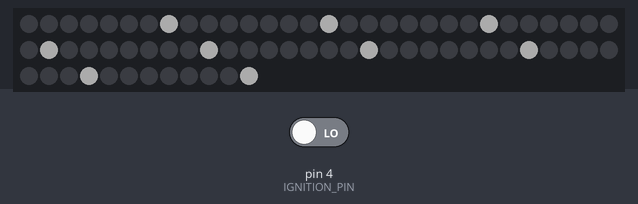
Bench run of a sketch on a simulated Arduino Uno, built with avr-gcc and run on an emulated ATmega328P. On the bench: 72 RGB LEDs in strip order, left to right, continuing on the next row. The test bench sets the inputs (shaded band); at power-on: pin 4 (IGNITION_PIN) LOW. Dim RGB values are drawn brighter than linear.

Above: at 1.7 s.

The sketch:

tachometer.ino
```cpp
#include <microLED.h>
#include "rpmcounter.h"
#include "trigger.h"

const int LOW_BORDER = 3500;
const int SWITCH_BORDER = 6500;
const int HIGH_BORDER = 7500;

const int NUMLEDS = 72;
const int STRIP_PIN = 7;
const int MAX_RECENT=16;
const byte IGNITION_PIN = 4;

const int L = 160;
const int H = 255;

mData mLightBlue   = mRGB(L, L, H);
mData mLightGreen  = mRGB(L, H, L);
mData mLightYellow = mRGB(H, H, L);
mData mLightRed    = mRGB(H, L, L);

void ignition(uint32_t timestamp, void * arg);
void timeout(void *);
microLED< NUMLEDS, STRIP_PIN, MLED_NO_CLOCK, LED_WS2812, ORDER_GRB, CLI_LOW> strip;
RPMCounter<9, 2, 8500, 200000, 2> counter;
Trigger trigger(TRIGGER_FALLING, 200, ignition, NULL, 1000000, timeout, NULL);

void draw(uint32_t rpm) {
  int bar = rpm / 125;

  mData color = mBlue;
  mData divisionColor = mLightBlue;
  if (rpm > HIGH_BORDER) {
    color = mRed;
    divisionColor = mLightRed;
  } else if (rpm > SWITCH_BORDER) {
    color = mYellow;
    divisionColor = mLightYellow;
  } else if (rpm > LOW_BORDER) {
    color = mGreen;
    divisionColor = mLightGreen;
  }

  for (int i = 0; i < NUMLEDS; i++) {
    if (i < bar) {
      if ((i + 1) % 8 == 0) {
        strip.leds[i] = divisionColor;
      } else {
        strip.leds[i] = color;
      }
    } else {
      if ((i + 1) % 8 == 0) {
        strip.leds[i] = mWhite;
      } else {
        strip.leds[i] = mBlack;
      }
    }
  }

  strip.show();
}

void timeout(void *) {
  draw(0);
}

void ignition(uint32_t timestamp, void *) {
  counter.push(timestamp);
  draw(counter.rpm());
}

void setup() {
  Serial.begin(115200);
  pinMode(IGNITION_PIN, INPUT);

  strip.setBrightness(48);
  strip.clear();
  strip.show();

  for (int rpm = 0; rpm < 9000; rpm+= 50) {
    draw(rpm);
  }
  for (int rpm = 9000; rpm >= 0; rpm-= 50) {
    draw(rpm);
  }
}

void loop() {
  trigger.update(digitalRead(IGNITION_PIN), micros());
}
```

fifo.h
```cpp
// (licence header left out)
#ifndef ExtendedGyverFIFO_h
#define ExtendedGyverFIFO_h
template < typename TYPE, int SIZE >
class ExtendedGyverFIFO {
public:
    // запись в буфер. Вернёт true при успешной записи
    bool write(TYPE newVal) {
        uint8_t i = (head + 1) % SIZE;  // положение нового значения в буфере
        if (i != tail) {             // если есть местечко
            buffer[head] = newVal;    // пишем в буфер
            head_element = head;
            head = i;                 // двигаем голову
            return true;
        } else return false;
    }

    // доступность для записи (свободное место)
    bool availableForWrite() {
        if ((head + 1) % SIZE != tail) return true;
        else return false;
    }

    // чтение из буфера
    TYPE read() {
        if (head == tail) return 0;   // буфер пуст
        TYPE val = buffer[tail];      // берём с хвоста
        tail = (tail + 1) % SIZE;     // хвост двигаем
        return val;                   // возвращаем
    }

    // возвращает крайнее значение без удаления из буфера
    TYPE peek() {
        return buffer[tail];
    }

    // возвращает самое новое значение без удаления из буфера
    TYPE newest() {
        return buffer[head_element];
    }

    // синоним для peek()
    TYPE oldest() {
        return peek();
    }

    // вернёт количество непрочитанных элементов
    int available() {
        return (SIZE + head - tail) % SIZE;
    }

    // "очистка" буфера
    void clear() {
        head = tail = 0;
    }

private:
    TYPE buffer[SIZE];
    int head = 0, tail = 0, head_element = 0;
};
#endif
```

rpmcounter.h
```cpp
#include <stdint.h>
#include "fifo.h"

template <uint32_t SIZE, uint32_t SCALING, uint32_t MAX_RPM, uint32_t MAX_LATENCY, uint32_t MIN_DEPTH>
class RPMCounter {
public:
  RPMCounter() {
    min_delay = (uint32_t)(60000000) / (MAX_RPM * SCALING * 2);
    max_interval = MAX_LATENCY;
    min_count = MIN_DEPTH > SIZE ? SIZE : MIN_DEPTH;
    scaling = SCALING;
  }

  void push(uint32_t now_mks) {
    // Filter noize
    if (history.available() && (now_mks - history.newest() < min_delay)) {
      return;
    }

    // Cleanup obsoleted records
    while (history.available() && (now_mks - history.oldest() > max_interval)) {
      history.read();
    }

   // Free space on overflow
    if (!history.availableForWrite()) {
      history.read();
    }

    // Insert record
    history.write(now_mks);
  }
  uint32_t rpm() {
    // We should have at least min_count entries
    uint32_t count = history.available();
    if (count < min_count) {
      return 0;
    }

    uint32_t interval = history.newest() - history.oldest();
    uint32_t rpm = (uint32_t)60000000 / scaling * (count - 1) / interval;
    return rpm;
  }

private:
  ExtendedGyverFIFO<uint32_t, SIZE> history;
  uint32_t min_delay;
  uint32_t max_interval;
  uint32_t min_count;
  uint32_t scaling;
};
```

test.cpp
```cpp
#ifdef RUN_TEST
#include "rpmcounter.h"
#include "trigger.h"
#include <stdint.h>
#include <stdio.h>
#include <stdlib.h>

static RPMCounter<5, 2, 7500, 200000, 2> counter;

int absvalue(int v) {
  if (v < 0) {
    return -v;
  }

  return v;
}

void hit(uint32_t interval)  {
  static uint32_t micros = 0;

  micros += interval;
  counter.push(micros);

  uint32_t expected = 60000000 / interval / 2;
  uint32_t accounted = counter.rpm();
  if (expected > 400 && absvalue(int (expected - accounted)) > expected / 4) {
    printf("TEST FAIL!\n");
    printf("%u | %u | %u | %i | %i\n", micros, accounted, expected, absvalue(expected - accounted), expected / 5);
  }
}

void test_rpm() {

    uint32_t interval = 100000;
    for (int cycle = 0; cycle < 3; cycle++) {
      for (;interval >= 4000; interval -= 505 - rand() % 10) hit(interval);
      for (int i = 0; i < 20; i++) {
        hit(interval - 5 + rand() % 10);
      }
      for (;interval < 200000; interval += 505 - rand() % 10) hit(interval);
      for (int i = 0; i < 20; i++) {
        hit(interval - 5 + rand() % 10);
      }
    }
}


void timeout(void *) {
  printf("timeout\n");
}

void ignition(uint32_t timestamp, void *) {
  printf("fire %u\n", timestamp);
}

void test_trigger() {
  Trigger trigger(TRIGGER_FALLING, 200, ignition, NULL, 1000000, timeout, NULL);

  struct {
    uint32_t ts;
    int value;
  } line_data[] = {
   {1000000, 1},
   {1000010, 1},
   {1000100, 1},
   {1000110, 0},
   {1000112, 1},
   {1000114, 0},
   {1000122, 1},
   {1000132, 0},
   {1000143, 0},
   {1000154, 0},
   {1001354, 0},
   {1002354, 0},
   {1004354, 0},
   {2005354, 0},
   {3006354, 0},
   {4007354, 0},
   {5000000, 0},
   {5000001, 1},
   {5000020, 1},
   {5000220, 1},
   {5001001, 0},
   {5001020, 0},
   {5001220, 0},
   {0, 0}
  };

  for (int idx = 0; line_data[idx].ts != 0; idx ++) {
//    printf("%i, %u\n", line_data[idx].value, line_data[idx].ts);
    trigger.update(line_data[idx].value, line_data[idx].ts);
  }

}

int main() {
  test_rpm();
  test_trigger();
}
#endif
```

trigger.h
```cpp
#define TRIGGER_RISING 0
#define TRIGGER_FALLING 1

#ifdef RUN_TEST
#include <stdio.h>
#else
#define printf(...) {}
#endif

typedef void (*TriggerCb)(uint32_t timestamp, void *arg) ;
typedef void (*TimeoutCb)(void *arg) ;

enum State {state_waiting, state_verifying, state_triggered, state_timeout};

class Trigger {
public:
  Trigger(int edge, uint32_t pulse_length, TriggerCb cb, void *arg, uint32_t timeout, TimeoutCb timeout_cb, void * timeout_arg) {
    m_edge = edge;
    m_pulse_length = pulse_length;
    m_trigger_cb = cb;
    m_trigger_arg = arg;
    m_timeout = timeout;
    m_timeout_cb = timeout_cb;
    m_timeout_arg = timeout_arg;

    m_timeout_start_timestamp = 0;
  }

  void update(int value, uint32_t timestamp) {
    switch (m_state) {
      case state_waiting:
        waiting(value, timestamp);
        break;
      case state_verifying:
        verifying(value, timestamp);
        break;
      case state_triggered:
        triggered(value, timestamp);
        break;
      case state_timeout:
        timeout(value, timestamp);
        break;
    }

    m_value = value;
  }

private:
  bool pulse(int value) {
    return m_edge == TRIGGER_FALLING ? value == 0 : value != 0;
  }

  bool activity(int value) {
    return value != m_value;
  }

  void switch_waiting(uint32_t timestamp) {
    printf("->waiting %u\n", timestamp);
    m_state = state_waiting;
    m_pulse_start_timestamp = 0;
    m_timeout_start_timestamp = timestamp;
  }

  void switch_verifying(uint32_t timestamp) {
    printf("->verifying %u\n", timestamp);
    m_state = state_verifying;
    m_pulse_start_timestamp = timestamp;
  }

  void switch_trigger(uint32_t timestamp) {
    printf("->trigger %u\n", timestamp);
    m_state = state_triggered;
    m_trigger_cb(m_pulse_start_timestamp, m_trigger_arg);
  }

  void switch_timeout(uint32_t timestamp) {
    printf("->timeout %u\n", timestamp);
    m_state = state_timeout;
    m_timeout_cb(m_timeout_arg);
  }

  void waiting(int value, uint32_t timestamp) {
    if (pulse(value)) {
      switch_verifying(timestamp);
      return;
    }

    if (activity_timeout(timestamp)) {
      switch_timeout(timestamp);
      return;
    }
  }

  void verifying(int value, uint32_t timestamp) {
    if (!pulse(value)) {
      switch_waiting(timestamp);
      return;
    }

    if (pulse_assured(timestamp)) {
      switch_trigger(timestamp);
      return;
    }

    if (activity_timeout(timestamp)) {
      switch_timeout(timestamp);
      return;
    }
}

  void triggered(int value, uint32_t timestamp) {
    if (!pulse(value)) {
      switch_waiting(timestamp);
      return;
    }

    if (activity_timeout(timestamp)) {
      switch_timeout(timestamp);
      return;
    }
  }

  void timeout(int value, uint32_t timestamp) {
    if (activity(value)) {
      switch_waiting(timestamp);
      return;
    }
  }

  bool activity_timeout(uint32_t timestamp) {
    return timestamp - m_timeout_start_timestamp > m_timeout;
  }

  bool pulse_assured(uint32_t timestamp) {
    return timestamp - m_pulse_start_timestamp > m_pulse_length;
  }

private:
  void trigger() {
    m_trigger_cb(m_pulse_start_timestamp, m_trigger_arg);
  }

  int m_edge;
  uint32_t m_pulse_length;
  TriggerCb m_trigger_cb;
  void * m_trigger_arg;
  uint32_t m_timeout;
  TimeoutCb m_timeout_cb;
  void * m_timeout_arg;

  State m_state = state_timeout;
  uint32_t m_pulse_start_timestamp = 0;
  int m_value = 0;

  uint32_t m_timeout_start_timestamp = 0;
  int m_timeout_done = 0;

};
```
